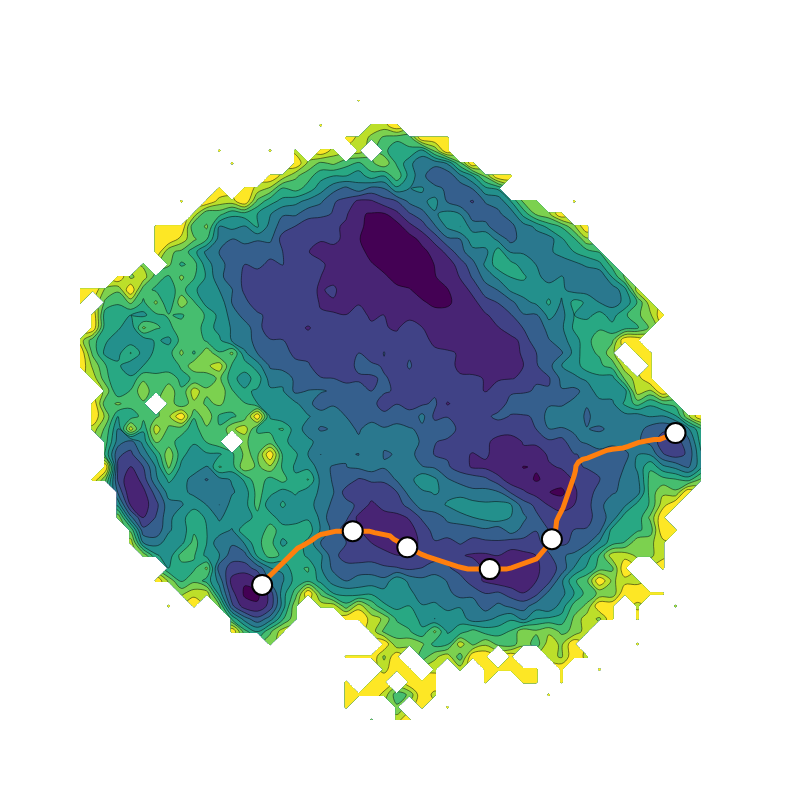

This figure's notebook cell:
### Code cell
from encodermap.plot.plotting import _plot_free_energy

# for the one bundled as project
basin_indices = [0, 21, 32, 48, 62, 99]

fig = go.Figure(
    data=[
        _plot_free_energy(*Ub_K11_trajs.lowd.T, bins=50),
        go.Scatter(
            x=path[:, 0],
            y=path[:, 1],
            mode="lines",
            name="",
            line_width=5,
            customdata=[i for i in range(len(path))],
            hovertemplate="%{customdata}",
            showlegend=False,
        ),
        go.Scatter(
            x=path[basin_indices, 0],
            y=path[basin_indices, 1],
            mode="markers",
            name="",
            line_width=0,
            showlegend=False,
            marker={
                "size": 20,
                "line": {
                    "color": "black",
                    "width": 2,
                },
                "color": "white",
            },
        )
    ]
)
layout = {
    "width": 800,
    "height": 800,
    "template": "none",
    "xaxis": {
        "showgrid": False,
        "showline": False,
        "zeroline": False,
        "showticklabels": False,
        "ticks": "",
    },
    "yaxis": {
        "showgrid": False,
        "showline": False,
        "zeroline": False,
        "showticklabels": False,
        "ticks": "",
    },
    "plot_bgcolor": "rgba(0, 0, 0, 0)",
    "paper_bgcolor": 'rgba(0, 0, 0, 0)',
}
fig.update_layout(**layout)
# fig.write_image(figure_5_trained_nn_dir / "path.svg", scale=2)
# fig.write_image(figure_5_trained_nn_dir / "path.png", scale=2)
fig.show()

### Figure 1 — Plotly figure (JSON) as saved in the notebook; plotly's stock layout.template omitted (floating-point values rounded to 4 significant figures; data arrays with more than 128 entries replaced by an {"elided": "..."} marker saying what was removed)
{"data": [{"autocontour": true, "colorbar": {"title": {"text": "free energy / kT"}}, "colorscale": [[0, "#440154"], [0.1111, "#482878"], [0.2222, "#3e4989"], [0.3333, "#31688e"], [0.4444, "#26828e"], [0.5556, "#1f9e89"], [0.6667, "#35b779"], [0.7778, "#6ece58"], [0.8889, "#b5de2b"], [1, "#fde725"]], "contours": {"end": 5, "size": 0.5, "start": 0.5}, "hoverinfo": "none", "name": "Lowd projection", "showscale": false, "type": "contour", "x": [-2.546, -2.446, -2.346, -2.245, -2.145, -2.045, -1.945, -1.845, -1.745, -1.644, -1.544, -1.444, -1.344, -1.244, -1.144, -1.043, -0.9432, -0.843, -0.7428, -0.6426, -0.5425, -0.4423, -0.3421, -0.2419, -0.1418, -0.04158, 0.0586, 0.1588, 0.259, 0.3591, 0.4593, 0.5595, 0.6597, 0.7598, 0.86, 0.9602, 1.06, 1.161, 1.261, 1.361, 1.461, 1.561, 1.661, 1.762, 1.862, 1.962, 2.062, 2.162, 2.263, 2.363], "y": [-2.981, -2.867, -2.754, -2.64, -2.527, -2.413, -2.3, -2.186, -2.073, -1.959, -1.846, -1.732, -1.619, -1.506, -1.392, -1.279, -1.165, -1.052, -0.9381, -0.8247, -0.7112, -0.5977, -0.4842, -0.3708, -0.2573, -0.1438, -0.03032, 0.08316, 0.1966, 0.3101, 0.4236, 0.5371, 0.6505, 0.764, 0.8775, 0.991, 1.104, 1.218, 1.331, 1.445, 1.558, 1.672, 1.785, 1.899, 2.012, 2.126, 2.239, 2.353, 2.466, 2.58], "z": {"elided": "50x50 float values"}}, {"customdata": [0, 1, 2, 3, 4, 5, 6, 7, 8, 9, 10, 11, 12, 13, 14, 15, 16, 17, 18, 19, 20, 21, 22, 23, 24, 25, 26, 27, 28, 29, 30, 31, 32, 33, 34, 35, 36, 37, 38, 39, 40, 41, 42, 43, 44, 45, 46, 47, 48, 49, 50, 51, 52, 53, 54, 55, 56, 57, 58, 59, 60, 61, 62, 63, 64, 65, 66, 67, 68, 69, 70, 71, 72, 73, 74, 75, 76, 77, 78, 79, 80, 81, 82, 83, 84, 85, 86, 87, 88, 89, 90, 91, 92, 93, 94, 95, 96, 97, 98, 99], "hovertemplate": "%{customdata}", "line": {"width": 5}, "mode": "lines", "name": "", "showlegend": false, "type": "scatter", "x": [-1.106, -1.084, -1.056, -1.027, -0.9985, -0.9697, -0.9409, -0.9122, -0.8834, -0.8546, -0.8243, -0.7865, -0.7492, -0.7147, -0.6815, -0.6457, -0.6037, -0.5623, -0.5202, -0.4767, -0.4332, -0.3898, -0.3463, -0.3028, -0.2593, -0.2183, -0.176, -0.136, -0.09594, -0.06543, -0.02875, 0.005952, 0.04188, 0.08123, 0.1172, 0.1551, 0.1947, 0.2354, 0.2747, 0.3123, 0.3523, 0.3938, 0.4361, 0.4779, 0.5197, 0.5631, 0.6066, 0.6501, 0.6936, 0.7371, 0.7806, 0.824, 0.8654, 0.9061, 0.9452, 0.9871, 1.028, 1.063, 1.089, 1.117, 1.14, 1.165, 1.185, 1.207, 1.214, 1.218, 1.223, 1.238, 1.261, 1.273, 1.286, 1.3, 1.311, 1.326, 1.34, 1.349, 1.362, 1.371, 1.376, 1.395, 1.428, 1.467, 1.506, 1.542, 1.583, 1.619, 1.662, 1.705, 1.748, 1.788, 1.826, 1.867, 1.909, 1.951, 1.994, 2.037, 2.074, 2.104, 2.133, 2.162], "y": [-1.769, -1.732, -1.699, -1.666, -1.633, -1.601, -1.568, -1.536, -1.503, -1.47, -1.44, -1.418, -1.396, -1.37, -1.341, -1.317, -1.308, -1.295, -1.287, -1.287, -1.287, -1.287, -1.287, -1.287, -1.287, -1.301, -1.311, -1.322, -1.33, -1.359, -1.382, -1.408, -1.432, -1.45, -1.474, -1.495, -1.513, -1.529, -1.546, -1.565, -1.581, -1.593, -1.603, -1.615, -1.627, -1.628, -1.628, -1.628, -1.628, -1.628, -1.628, -1.628, -1.616, -1.601, -1.582, -1.571, -1.557, -1.536, -1.502, -1.471, -1.434, -1.398, -1.36, -1.322, -1.28, -1.237, -1.193, -1.153, -1.117, -1.078, -1.036, -0.995, -0.9534, -0.913, -0.8721, -0.8297, -0.7879, -0.7455, -0.7031, -0.6669, -0.6437, -0.6324, -0.6146, -0.592, -0.5849, -0.5618, -0.5522, -0.5495, -0.5413, -0.5273, -0.5061, -0.4927, -0.4828, -0.4709, -0.4644, -0.4642, -0.4502, -0.436, -0.4218, -0.4076]}, {"line": {"width": 0}, "marker": {"color": "white", "line": {"color": "black", "width": 2}, "size": 20}, "mode": "markers", "name": "", "showlegend": false, "type": "scatter", "x": [-1.106, -0.3898, 0.04188, 0.6936, 1.185, 2.162], "y": [-1.769, -1.287, -1.432, -1.628, -1.36, -0.4076]}], "layout": {"height": 800, "paper_bgcolor": "rgba(0, 0, 0, 0)", "plot_bgcolor": "rgba(0, 0, 0, 0)", "width": 800, "xaxis": {"autorange": true, "range": [-2.546, 2.514], "showgrid": false, "showline": false, "showticklabels": false, "ticks": "", "type": "linear", "zeroline": false}, "yaxis": {"autorange": true, "range": [-2.981, 2.58], "showgrid": false, "showline": false, "showticklabels": false, "ticks": "", "type": "linear", "zeroline": false}}}
